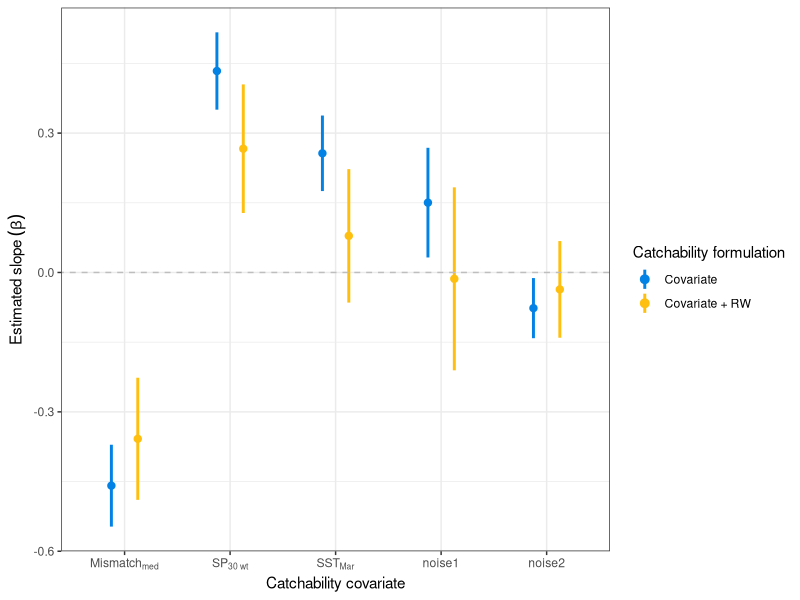
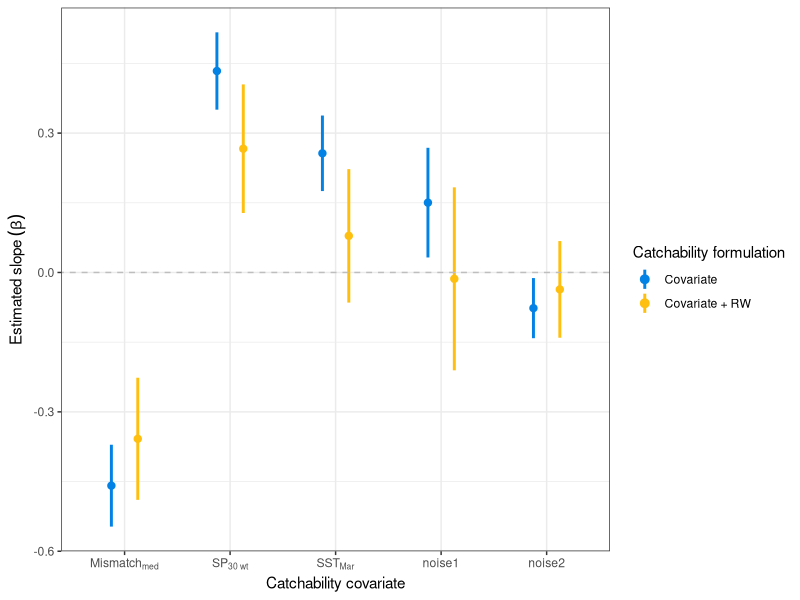

These charts were generated, in order, by the following R code:
# Rogers et al. 2024 Spawn timing/catchability paper
# Create SI Figure S1: Estimated slopes for catchability covariates in WHAM stock assessment model
# 


library(ggplot2);library(dplyr)
betas<-read.csv("../Results/WHAM/beta_table.csv",row.names=1) %>%
  mutate(model = recode(model,"fit2" = "Covariate",
                     "fit3" = "Covariate + RW")) %>%
  mutate(Ecov = factor(Ecov, 
                       levels = c("mismatch","Fem30p","SST",
                                  "noise1","noise2"))) %>%
  mutate(EcovName = recode(Ecov, "Fem30p" = "SP[30~wt]",
                           "mismatch" = "Mismatch[med]",
                           "SST" = "SST[Mar]"))


ggplot(betas,aes(EcovName, est, ymin=lwr,ymax=upr,color=model)) +
  geom_pointrange(fatten=3,linewidth=1,position = position_dodge2(width=0.5))+
  geom_abline(slope=0,intercept=0,linetype=2,color="gray") +
  scale_color_manual(values=c("#0382E5FF","#FFBF0FFF"), limits=c("Covariate","Covariate + RW")) +
  theme_bw() +
  labs(y =parse(text="Estimated~slope~(beta)"), 
       x = "Catchability covariate",
       color = "Catchability formulation") +
  scale_x_discrete(labels = parse(text=levels(betas$EcovName)))

ggsave(paste0("../Figures/FigS1_Betas_",Sys.Date(),".png"),width=8,height=5)
